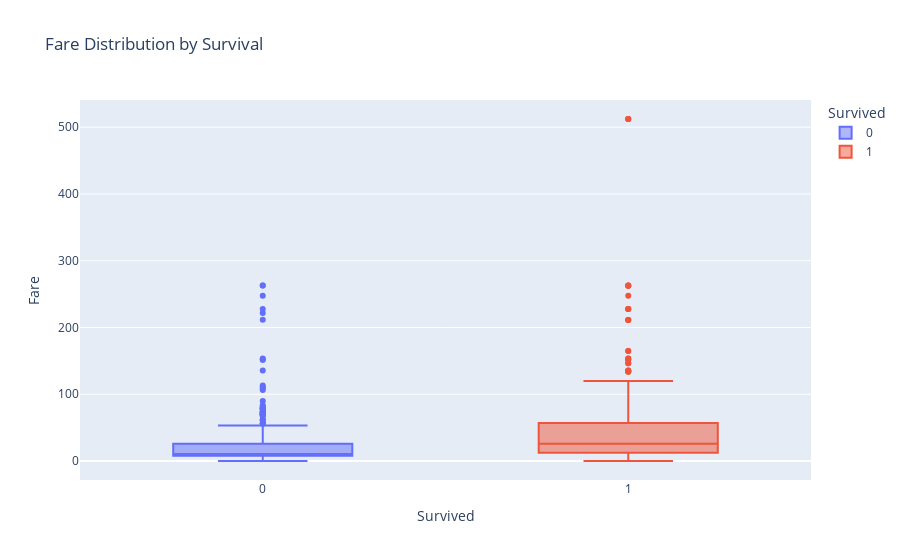

This figure's notebook cell:
### Code cell
import plotly.express as px

fig = px.box(df, x='Survived', y='Fare', color='Survived',
             title='Fare Distribution by Survival')
fig.show()

### Figure 1 — Plotly figure (JSON) as saved in the notebook; plotly's stock layout.template omitted (floating-point values rounded to 4 significant figures; data arrays with more than 128 entries replaced by an {"elided": "..."} marker saying what was removed)
{"data": [{"alignmentgroup": "True", "hovertemplate": "Survived=%{x}<br>Fare=%{y}<extra></extra>", "legendgroup": "0", "marker": {"color": "#636efa"}, "name": "0", "notched": false, "offsetgroup": "0", "orientation": "v", "showlegend": true, "type": "box", "x": {"elided": "549 int values"}, "x0": " ", "xaxis": "x", "y": {"elided": "549 float values"}, "y0": " ", "yaxis": "y"}, {"alignmentgroup": "True", "hovertemplate": "Survived=%{x}<br>Fare=%{y}<extra></extra>", "legendgroup": "1", "marker": {"color": "#EF553B"}, "name": "1", "notched": false, "offsetgroup": "1", "orientation": "v", "showlegend": true, "type": "box", "x": {"elided": "342 int values"}, "x0": " ", "xaxis": "x", "y": {"elided": "342 float values"}, "y0": " ", "yaxis": "y"}], "layout": {"boxmode": "overlay", "legend": {"title": {"text": "Survived"}, "tracegroupgap": 0}, "title": {"text": "Fare Distribution by Survival"}, "xaxis": {"anchor": "y", "categoryarray": [0, 1], "categoryorder": "array", "domain": [0, 1], "title": {"text": "Survived"}}, "yaxis": {"anchor": "x", "domain": [0, 1], "title": {"text": "Fare"}}}}
